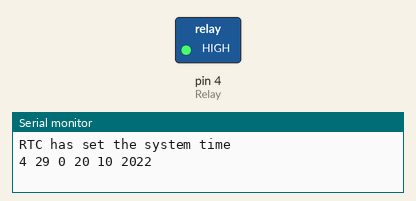
Bench run of a sketch on a simulated Arduino Uno, built with avr-gcc and run on an emulated ATmega328P. Parts: switched loads named in the sketch (green lamp = pin HIGH), the last lines printed to the serial monitor. The local clock reads 2024-03-15 10:24:30 at power-on unless the sketch sets it.

Above: at 0.1 s.
At 60.9 s:
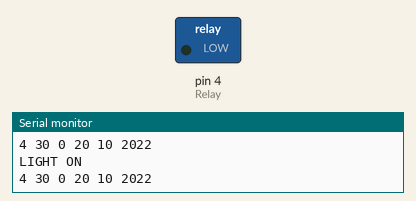
Timing chart, 0 to 122.1 s (numbered marks = the images above):
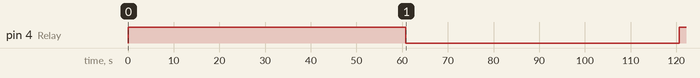

The sketch:

DS3231_relay_control_v1.ino
```cpp
#include <DS3232RTC.h>    //Get library here http://github.com/JChristensen/DS3232RTC
#include <Wire.h>

DS3232RTC RTC;
int Relay = 4;

int hours ;
int minutes;

const int OnHour  = 4; //SET TIME TO ON RELAY (24 HOUR FORMAT)
const int OnMin   = 30;
const int OffHour = 4; //SET TIME TO OFF RELAY
const int OffMin  = 31;

void setup()
{
  Serial.begin(9600);
  pinMode(4, OUTPUT); //relay1
  digitalWrite(4, !LOW);

  setTime(04, 29, 00, 20, 10, 2022);//Hours / minutes / second / day of month / month / year
  RTC.set(now());

  setSyncProvider(RTC.get);   // the function to get the time from the RTC
  if (timeStatus() != timeSet)
    Serial.println("Unable to sync with the RTC");
  else
    Serial.println("RTC has set the system time");
}

void loop()
{

  hours = (hour());
  minutes = (minute());

  Serial.print(hour());
  Serial.print(' ');
  Serial.print(minute());
  Serial.print(' ');
  Serial.print(second());
  Serial.print(' ');
  Serial.print(day());
  Serial.print(' ');
  Serial.print(month());
  Serial.print(' ');
  Serial.print(year());
  Serial.println();
  delay(500);

  if (hours == OnHour && minutes == OnMin) {
    digitalWrite(Relay, !HIGH);
    Serial.println("LIGHT ON");
  }

  else if (hours == OffHour && minutes == OffMin) {
    digitalWrite(Relay, !LOW);
    Serial.println("LIGHT OFF");
  }
}
```

Measured:
- by itself, pin 4 (Relay): HIGH → LOW at 60.8 s, → HIGH 59.8 s later
